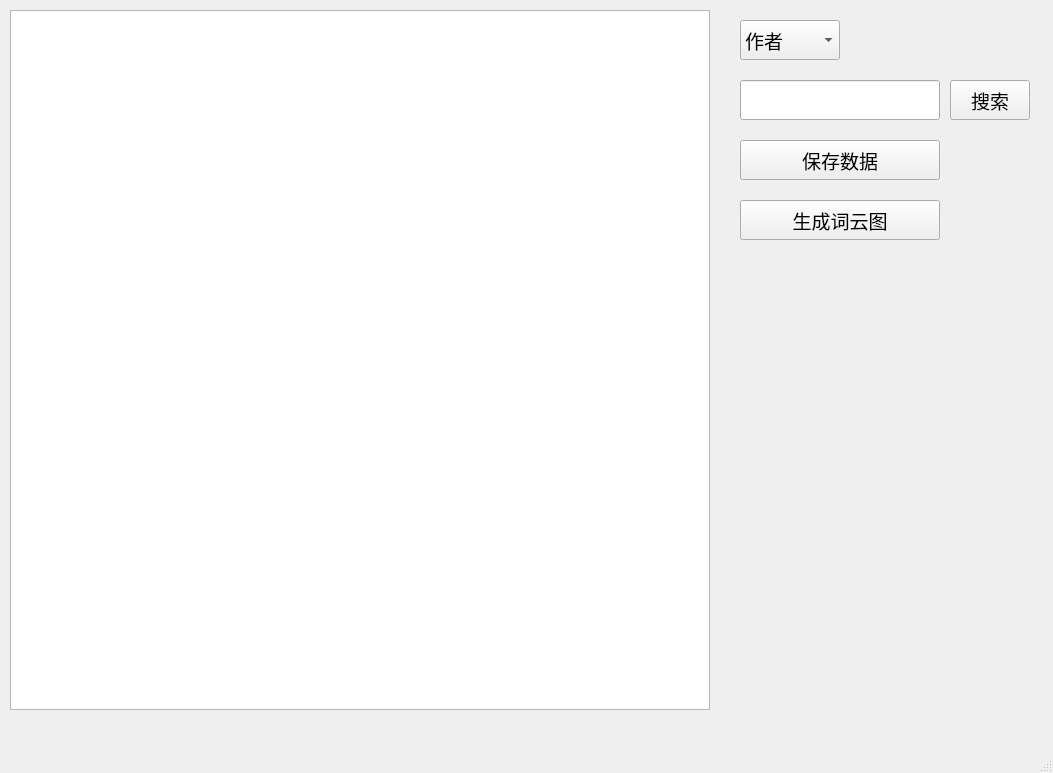
<?xml version="1.0" encoding="UTF-8"?>
<ui version="4.0">
 <class>MainWindow</class>
 <widget class="QMainWindow" name="MainWindow">
  <property name="geometry">
   <rect>
    <x>0</x>
    <y>0</y>
    <width>1053</width>
    <height>773</height>
   </rect>
  </property>
  <property name="windowTitle">
   <string>诗词名句网爬取</string>
  </property>
  <property name="toolTipDuration">
   <number>0</number>
  </property>
  <widget class="QWidget" name="centralwidget">
   <widget class="QComboBox" name="choiceBox">
    <property name="geometry">
     <rect>
      <x>740</x>
      <y>20</y>
      <width>100</width>
      <height>40</height>
     </rect>
    </property>
    <property name="minimumSize">
     <size>
      <width>100</width>
      <height>40</height>
     </size>
    </property>
    <property name="maximumSize">
     <size>
      <width>100</width>
      <height>40</height>
     </size>
    </property>
    <property name="font">
     <font>
      <family>宋体</family>
      <pointsize>14</pointsize>
     </font>
    </property>
    <item>
     <property name="text">
      <string>作者</string>
     </property>
    </item>
    <item>
     <property name="text">
      <string>标题</string>
     </property>
    </item>
    <item>
     <property name="text">
      <string>诗句</string>
     </property>
    </item>
    <item>
     <property name="text">
      <string>句首</string>
     </property>
    </item>
    <item>
     <property name="text">
      <string>句尾</string>
     </property>
    </item>
    <item>
     <property name="text">
      <string>古籍</string>
     </property>
    </item>
    <item>
     <property name="text">
      <string>成语</string>
     </property>
    </item>
   </widget>
   <widget class="QLineEdit" name="inputText">
    <property name="geometry">
     <rect>
      <x>740</x>
      <y>80</y>
      <width>200</width>
      <height>40</height>
     </rect>
    </property>
    <property name="minimumSize">
     <size>
      <width>200</width>
      <height>40</height>
     </size>
    </property>
    <property name="maximumSize">
     <size>
      <width>200</width>
      <height>40</height>
     </size>
    </property>
    <property name="font">
     <font>
      <family>宋体</family>
      <pointsize>14</pointsize>
     </font>
    </property>
   </widget>
   <widget class="QPushButton" name="searchButton">
    <property name="geometry">
     <rect>
      <x>950</x>
      <y>80</y>
      <width>80</width>
      <height>40</height>
     </rect>
    </property>
    <property name="minimumSize">
     <size>
      <width>80</width>
      <height>40</height>
     </size>
    </property>
    <property name="maximumSize">
     <size>
      <width>80</width>
      <height>40</height>
     </size>
    </property>
    <property name="font">
     <font>
      <family>宋体</family>
      <pointsize>14</pointsize>
     </font>
    </property>
    <property name="text">
     <string>搜索</string>
    </property>
   </widget>
   <widget class="QPushButton" name="saveDataButton">
    <property name="geometry">
     <rect>
      <x>740</x>
      <y>140</y>
      <width>200</width>
      <height>40</height>
     </rect>
    </property>
    <property name="minimumSize">
     <size>
      <width>200</width>
      <height>40</height>
     </size>
    </property>
    <property name="maximumSize">
     <size>
      <width>200</width>
      <height>40</height>
     </size>
    </property>
    <property name="font">
     <font>
      <family>宋体</family>
      <pointsize>14</pointsize>
     </font>
    </property>
    <property name="text">
     <string>保存数据</string>
    </property>
   </widget>
   <widget class="QPushButton" name="generateWordCloudButton">
    <property name="geometry">
     <rect>
      <x>740</x>
      <y>200</y>
      <width>200</width>
      <height>40</height>
     </rect>
    </property>
    <property name="minimumSize">
     <size>
      <width>200</width>
      <height>40</height>
     </size>
    </property>
    <property name="maximumSize">
     <size>
      <width>200</width>
      <height>40</height>
     </size>
    </property>
    <property name="font">
     <font>
      <family>宋体</family>
      <pointsize>14</pointsize>
     </font>
    </property>
    <property name="text">
     <string>生成词云图</string>
    </property>
   </widget>
   <widget class="QTextBrowser" name="outputText">
    <property name="geometry">
     <rect>
      <x>10</x>
      <y>10</y>
      <width>700</width>
      <height>700</height>
     </rect>
    </property>
    <property name="minimumSize">
     <size>
      <width>700</width>
      <height>700</height>
     </size>
    </property>
    <property name="maximumSize">
     <size>
      <width>700</width>
      <height>700</height>
     </size>
    </property>
    <property name="font">
     <font>
      <family>宋体</family>
      <pointsize>12</pointsize>
     </font>
    </property>
   </widget>
  </widget>
  <widget class="QMenuBar" name="menubar">
   <property name="geometry">
    <rect>
     <x>0</x>
     <y>0</y>
     <width>1053</width>
     <height>26</height>
    </rect>
   </property>
  </widget>
  <widget class="QStatusBar" name="statusbar"/>
 </widget>
 <resources/>
 <connections/>
</ui>
